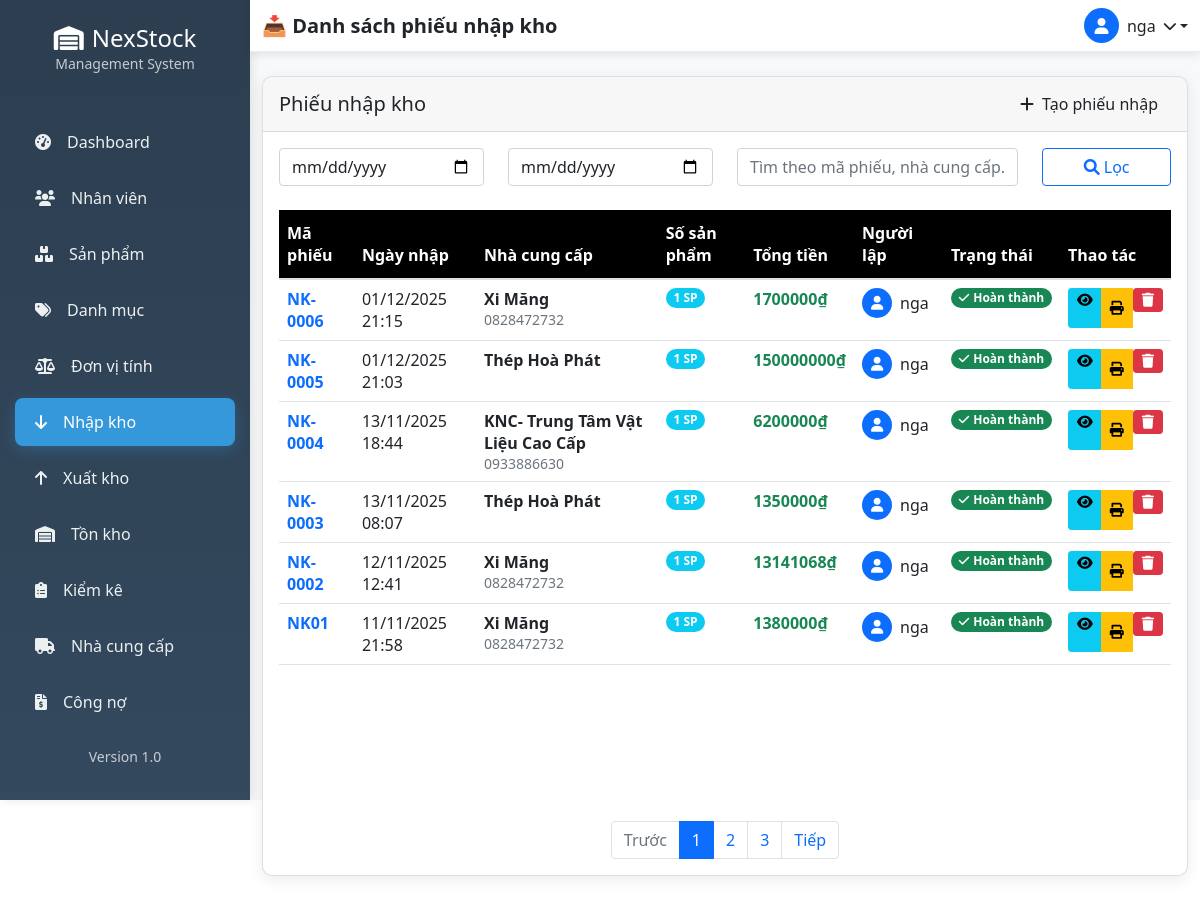
Screenshot of /kho/nhap-kho/ (signed in) with the database file from the repository.
### accounts/models.py (models this page shows, shortened)
class NguoiDung(AbstractUser):
    ho_ten = models.CharField(max_length=100, blank=True)
    vai_tro = models.CharField(max_length=20, choices=[
        ('admin', 'Quản trị viên'),
        ('manager', 'Quản lý'),
        ('staff', 'Nhân viên'),
    ], default='staff')
    trang_thai = models.BooleanField(default=True)

### inventory/models.py (models this page shows, shortened)
class NhapKho(models.Model):
    ma_phieu = models.CharField(max_length=50, unique=True)
    kho=models.ForeignKey(Kho, on_delete=models.CASCADE)
    ngay_nhap = models.DateTimeField(auto_now_add=True)
    nha_cung_cap = models.ForeignKey(NhaCungCap, on_delete=models.CASCADE)
    nguoi_lap = models.ForeignKey(settings.AUTH_USER_MODEL,
                                  on_delete=models.CASCADE)  # SỬA THÀNH settings.AUTH_USER_MODEL
    tong_tien = models.DecimalField(max_digits=15, decimal_places=2, default=0)
    ghi_chu = models.TextField(blank=True, null=True)
    ngay_tao = models.DateTimeField(auto_now_add=True)
    trang_thai=models.CharField(max_length=20,default='chưa duyệt')
    class Meta:
        verbose_name = "Phiếu nhập kho"
        verbose_name_plural = "Phiếu nhập kho"
        ordering = ['-ngay_nhap']

### partners/models.py (models this page shows, shortened)
class NhaCungCap(models.Model):
    ma_nha_cung_cap = models.CharField(max_length=50, unique=True)
    ten_nha_cung_cap = models.CharField(max_length=200)
    dia_chi = models.TextField()
    dien_thoai = models.CharField(max_length=20)
    email = models.EmailField(blank=True, null=True)
    ghi_chu = models.TextField(blank=True, null=True)
    ngay_tao = models.DateTimeField(auto_now_add=True)
    class Meta:
        verbose_name = "Nhà cung cấp"
        verbose_name_plural = "Nhà cung cấp"

### inventory/views.py (the view)
# urls.py: path('nhap-kho/', views.danh_sach_nhap, name='nhapkho_list'),
def danh_sach_nhap(request):
    phieu_nhap = NhapKho.objects.select_related('nha_cung_cap', 'nguoi_lap').order_by('-ngay_nhap')
    context = {'phieu_nhap': phieu_nhap}
    return render(request, 'inventory/nhapkho_list.html', {'phieu_nhap': phieu_nhap})

### templates/inventory/nhapkho_list.html (shortened to what this page needs)
{% extends 'base.html' %}
{% load static %}
{% block page_title %}📥 Danh sách phiếu nhập kho{% endblock %}
{% block content %}
<div class="card table-custom h-100">
    <div class="card-header d-flex justify-content-between align-items-center">
        <h5 class="card-title mb-0">Phiếu nhập kho</h5>
        <a href="{% url 'inventory:nhap_kho_create' %}" class="btn btn-primary-custom">
            <i class="fas fa-plus me-2"></i>Tạo phiếu nhập
        </a>
    </div>
    <div class="card-body d-flex flex-column">
        <div class="row mb-4">
            <div class="col-md-3">
                <input type="date" class="form-control" placeholder="Từ ngày">
            </div>
            <div class="col-md-3">
                <input type="date" class="form-control" placeholder="Đến ngày">
            </div>
            <div class="col-md-4">
                <input type="text" class="form-control" placeholder="Tìm theo mã phiếu, nhà cung cấp...">
            </div>
            <div class="col-md-2">
                <button class="btn btn-outline-primary w-100">
                    <i class="fas fa-search me-1"></i>Lọc
                </button>
            </div>
        </div>
        <div class="table-responsive flex-grow-1">
            <table class="table table-hover mb-0">
                <thead>
                    <tr>
                        <th class="text-white bg-dark">Mã phiếu</th>
                        <th class="text-white bg-dark">Ngày nhập</th>
                        <th class="text-white bg-dark">Nhà cung cấp</th>
                        <th class="text-white bg-dark">Số sản phẩm</th>
                        <th class="text-white bg-dark">Tổng tiền</th>
                        <th class="text-white bg-dark">Người lập</th>
                        <th class="text-white bg-dark">Trạng thái</th>
                        <th class="text-white bg-dark">Thao tác</th>
                    </tr>
                </thead>
                <tbody>
                    {% for phieu in phieu_nhap %}
                    <tr>
                        <td><strong class="text-primary">{{ phieu.ma_phieu }}</strong></td>
                        <td>{{ phieu.ngay_nhap|date:"d/m/Y H:i" }}</td>
                        <td>
                            <div class="fw-bold">{{ phieu.nha_cung_cap.ten_nha_cung_cap }}</div>
                            <small class="text-muted">{{ phieu.nha_cung_cap.dien_thoai }}</small>
                        </td>
                        <td>
                            <span class="badge bg-info rounded-pill">
                                {{ phieu.chi_tiet_nhap.count }} SP
                            </span>
                        </td>
                        <td class="fw-bold text-success">{{ phieu.tong_tien|floatformat:0 }}₫</td>
                        <td>
                            <div class="d-flex align-items-center">
                                <div class="bg-primary rounded-circle d-flex align-items-center justify-content-center me-2"
                                     style="width: 30px; height: 30px;">
                                    <i class="fas fa-user text-white small"></i>
                                </div>
                                <span>{{ phieu.nguoi_lap.username }}</span>
                            </div>
                        </td>
                        <td>
                            <span class="badge bg-success rounded-pill">
                                <i class="fas fa-check me-1"></i>Hoàn thành
                            </span>
                        </td>
                        <td>
                            <div class="btn-group">
                                <a href="{% url 'inventory:nhap_kho_detail' phieu.pk %}" class="btn btn-sm btn-info"
                                   data-bs-toggle="tooltip" title="Xem chi tiết">
                                    <i class="fas fa-eye"></i>
                                </a>
                                <button class="btn btn-sm btn-warning" data-bs-toggle="tooltip" title="In phiếu">
                                    <i class="fas fa-print"></i>
                                </button>
                                <form action="{% url 'inventory:xoa_phieu_nhap' phieu.pk %}" method="post" class="d-inline">
                                    <button type="submit" class="btn btn-sm btn-danger"
                                            onclick="return confirm('Bạn có chắc muốn xóa phiếu này?');"
                                            data-bs-toggle="tooltip" title="Xóa">
                                        <i class="fas fa-trash"></i>
                                    </button>
                                </form>
                            </div>
                        </td>
                    </tr>
                    {% endfor %}
                </tbody>
            </table>
        </div>
        {% if phieu_nhap %}
        <div class="mt-auto pt-3">
            <nav aria-label="Page navigation">
                <ul class="pagination justify-content-center mb-0">
                    <li class="page-item disabled"><a class="page-link" href="#">Trước</a></li>
                    <li class="page-item active"><a class="page-link" href="#">1</a></li>
                    <li class="page-item"><a class="page-link" href="#">2</a></li>
                    <li class="page-item"><a class="page-link" href="#">3</a></li>
                    <li class="page-item"><a class="page-link" href="#">Tiếp</a></li>
                </ul>
            </nav>
        </div>
        {% endif %}
    </div>
</div>
{% endblock %}

### templates/base.html (shortened to what this page needs)
{% load static %}
<html lang="vi">
<head>
    <link href="https://cdn.jsdelivr.net/npm/bootstrap@5.1.3/dist/css/bootstrap.min.css" rel="stylesheet">
    <link rel="stylesheet" href="https://cdnjs.cloudflare.com/ajax/libs/font-awesome/6.0.0/css/all.min.css">
</head>
<body>
{% if user.is_authenticated %}
<div class="d-flex">
    <div class="sidebar">
        <div class="sidebar-header text-center py-4">
            <h4 class="text-white mb-0">
                <i class="fas fa-warehouse me-2"></i>NexStock
            </h4>
            <small class="text-light opacity-75">Management System</small>
        </div>
        <nav class="nav flex-column mt-3">
            <a class="nav-link {% if request.resolver_match.url_name == 'dashboard' %}active{% endif %}"
               href="{% url 'dashboard' %}">
                <i class="fas fa-tachometer-alt me-3"></i>Dashboard
            </a>
            <a class="nav-link {% if 'nhan-vien' in request.path %}active{% endif %}"
               href="{% url 'danh_sach_nhan_vien' %}">
                <i class="fas fa-users me-3"></i>Nhân viên
            </a>
            <a class="nav-link {% if 'product' in request.path %}active{% endif %}"
               href="{% url 'product_list' %}">
                <i class="fas fa-boxes me-3"></i>Sản phẩm
            </a>
            <a class="nav-link {% if 'category' in request.path %}active{% endif %}"
               href="{% url 'category_list' %}">
                <i class="fas fa-tags me-3"></i>Danh mục
            </a>
            <a class="nav-link {% if 'unit' in request.path %}active{% endif %}"
               href="{% url 'unit_list' %}">
                <i class="fas fa-balance-scale me-3"></i>Đơn vị tính
            </a>
            <a class="nav-link {% if 'nhap' in request.path %}active{% endif %}"
               href="{% url 'inventory:nhapkho_list' %}">
                <i class="fas fa-arrow-down me-3"></i>Nhập kho
            </a>
            <a class="nav-link {% if 'xuat' in request.path %}active{% endif %}"
               href="{% url 'inventory:xuatkho_list' %}">
                <i class="fas fa-arrow-up me-3"></i>Xuất kho
            </a>
            <a class="nav-link {% if 'ton-kho' in request.path %}active{% endif %}"
               href="{% url 'inventory:chi_tiet_ton_kho' kho_id=1 %}">
                <i class="fas fa-warehouse me-3"></i>Tồn kho
            </a>
            <a class="nav-link {% if 'kiem-ke' in request.path %}active{% endif %}"
               href="{% url 'inventory:danh_sach_kiem_ke' %}">
                <i class="fas fa-clipboard-list me-3"></i>Kiểm kê
            </a>
            <a class="nav-link" href="/doi-tac/nha-cung-cap/">
                <i class="fas fa-truck me-3"></i>Nhà cung cấp
            </a>
            <a class="nav-link {% if 'debt' in request.path %}active{% endif %}"
               href="{% url 'debt:congno_list' %}">
                <i class="fas fa-file-invoice-dollar me-3"></i>Công nợ
            </a>
        </nav>
        <div class="sidebar-footer mt-auto p-3 text-center">
            <small class="text-light opacity-75">Version 1.0</small>
        </div>
    </div>
    <div class="main-content flex-grow-1">
        <nav class="navbar navbar-custom navbar-expand-lg">
            <div class="container-fluid d-flex justify-content-between">
                <h5 class="mb-0 fw-bold">{% block page_title %}Dashboard{% endblock %}</h5>
                <div class="dropdown">
                    <a href="#" class="dropdown-toggle text-dark text-decoration-none d-flex align-items-center"
                       id="userDropdown" data-bs-toggle="dropdown" aria-expanded="false">
                        <div class="bg-primary rounded-circle d-flex align-items-center justify-content-center me-2"
                             style="width: 35px; height: 35px;">
                            <i class="fas fa-user text-white"></i>
                        </div>
                        <span class="me-2">{{ user.username }}</span>
                        <i class="fas fa-chevron-down small"></i>
                    </a>
                </div>
            </div>
        </nav>
        <div class="container-fluid py-4">
            {% block content %}{% endblock %}
        </div>
    </div>
</div>
{% else %}
<div class="auth-wrapper">
    {% block auth_content %}{% endblock %}
</div>
{% endif %}
</body>
</html>

### templates/base.html (style rules this page uses)
:root { --primary-color: #2c3e50; --secondary-color: #34495e; --accent-color: #3498db; --sidebar-width: 250px; }
.sidebar { background: linear-gradient(180deg, var(--primary-color) 0%, var(--secondary-color) 100%); min-height: 100vh; width: var(--sidebar-width); position: fixed; left: 0; top: 0; box-shadow: 2px 0 10px rgba(0,0,0,0.1); }
.sidebar .nav-link { color: #ecf0f1; padding: 12px 20px; border-radius: 8px; margin: 4px 15px; transition: all 0.3s ease; font-weight: 500; }
.sidebar .nav-link.active { background-color: var(--accent-color); color: #ffffff; box-shadow: 0 4px 15px rgba(52, 152, 219, 0.3); }
.main-content { margin-left: var(--sidebar-width); min-height: 100vh; background-color: #f8f9fa; }
.navbar-custom { background: white !important; box-shadow: 0 2px 10px rgba(0,0,0,0.1); border-bottom: 1px solid #e9ecef; }
.table-custom { background: white; border-radius: 10px; overflow: hidden; box-shadow: 0 4px 15px rgba(0,0,0,0.08); }

### templates/inventory/nhapkho_list.html (style rules this page uses)
.table-custom { min-height: calc(100vh - 200px); display: flex; flex-direction: column; }
.card-body { flex: 1; display: flex; flex-direction: column; min-height: 0; }
.table-responsive { flex: 1; min-height: 0; }
.table { margin-bottom: 0 !important; }
.table tbody { height: 100%; }
.table thead th { position: sticky; top: 0; background: #000000 !important; color: #ffffff !important; z-index: 10; border-bottom: 2px solid #dee2e6; font-weight: 600; padding: 12px 8px; }
.table thead th.text-white { color: #ffffff !important; }
.table thead th.bg-dark { background-color: #000000 !important; }

### rows the page displays
NguoiDung: username "nga"
NhapKho: ma_phieu "NK-0006", ngay_nhap "01/12/2025 21:15", nha_cung_cap.ten_nha_cung_cap "Xi Măng", nha_cung_cap.dien_thoai "0828472732", chi_tiet_nhap.count "1", tong_tien "1700000", nguoi_lap.username "nga"
NhapKho: ma_phieu "NK-0005", ngay_nhap "01/12/2025 21:03", nha_cung_cap.ten_nha_cung_cap "Thép Hoà Phát", chi_tiet_nhap.count "1", tong_tien "150000000", nguoi_lap.username "nga"
NhapKho: ma_phieu "NK-0004", ngay_nhap "13/11/2025 18:44", nha_cung_cap.ten_nha_cung_cap "KNC- Trung Tâm Vật Liệu Cao Cấp", nha_cung_cap.dien_thoai "0933886630", chi_tiet_nhap.count "1", tong_tien "6200000", nguoi_lap.username "nga"
NhapKho: ma_phieu "NK-0003", ngay_nhap "13/11/2025 08:07", nha_cung_cap.ten_nha_cung_cap "Thép Hoà Phát", chi_tiet_nhap.count "1", tong_tien "1350000", nguoi_lap.username "nga"
NhapKho: ma_phieu "NK-0002", ngay_nhap "12/11/2025 12:41", nha_cung_cap.ten_nha_cung_cap "Xi Măng", nha_cung_cap.dien_thoai "0828472732", chi_tiet_nhap.count "1", tong_tien "13141068", nguoi_lap.username "nga"
NhapKho: ma_phieu "NK01", ngay_nhap "11/11/2025 21:58", nha_cung_cap.ten_nha_cung_cap "Xi Măng", nha_cung_cap.dien_thoai "0828472732", chi_tiet_nhap.count "1", tong_tien "1380000", nguoi_lap.username "nga"
